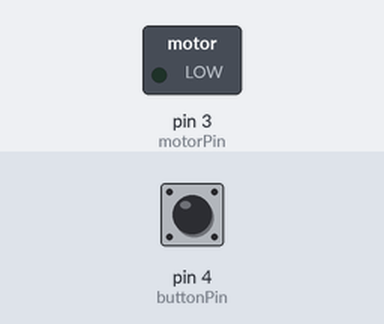
Bench run of a sketch on a simulated Arduino Uno, built with avr-gcc and run on an emulated ATmega328P. Shown: switched loads named in the sketch (green lamp = pin HIGH). The test bench sets the inputs (shaded band); at power-on: pin 4 (buttonPin) HIGH.

Above: at 1.2 s.
1.3 s: pin 4 (buttonPin) pulled LOW for 0.15 s
At 1.37 s:
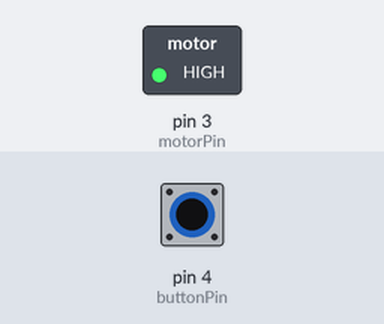
2.9 s: pin 4 (buttonPin) pulled LOW for 3.2 s
At 7.1 s:
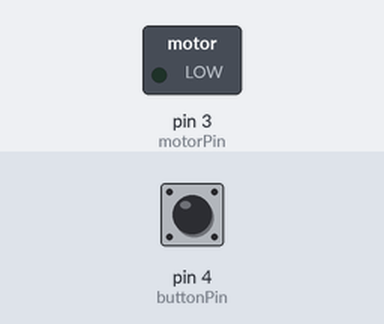
Timing chart, 0 to 8.6 s (numbered marks = the images above; inputs shaded):
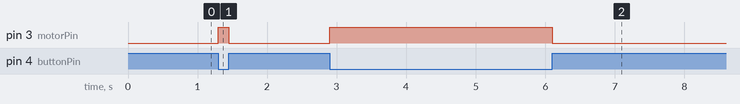

Measured:
- after the input at 1.3 s, pin 3 (motorPin): LOW → HIGH at once, → LOW 0.15 s later
- after the input at 2.9 s, pin 3 (motorPin): LOW → HIGH at once, → LOW 3.2 s later

The sketch:

sketch_feb03a.ino
```cpp
int motorPin = 3;
int buttonPin = 4;

void setup()
{
  pinMode(motorPin, OUTPUT);
  pinMode(buttonPin, INPUT_PULLUP);
}

void loop()
{

  int button = digitalRead(buttonPin);
  if (button == HIGH) {
    digitalWrite(motorPin, LOW);
  } else {
    digitalWrite(motorPin, HIGH);
  }

}
```
